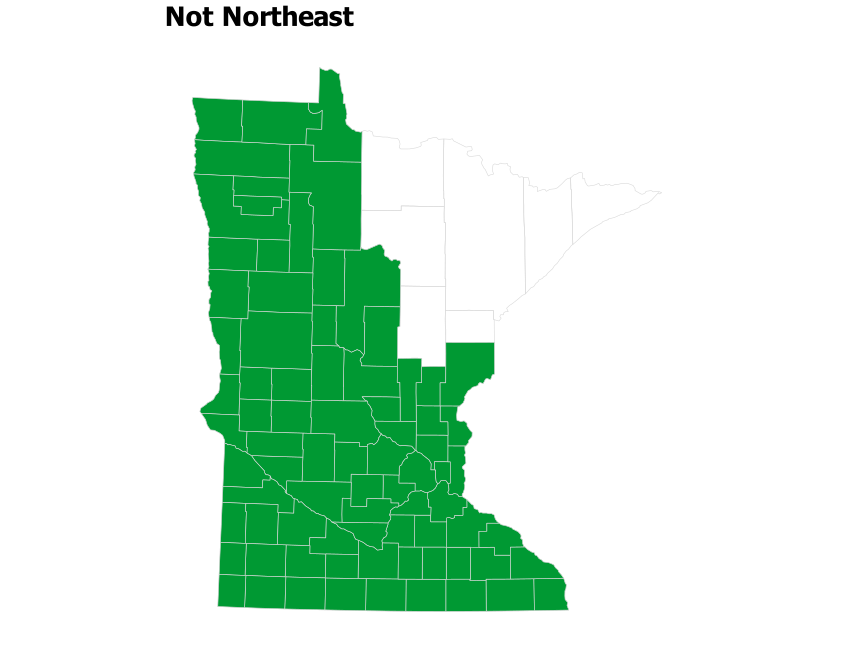

Reproduce this figure in R.
# library -----------------------------------------------------------------
library(tidyverse)
library(sf)
library(ggrepel)
library(scales)
library(ggiraph)
library(rmapshaper)
library(cowplot)
library(RColorBrewer)
library(extrafont)
library(lubridate)
library(systemfonts)
reset_font_cache()
library(ggtext)
library(readxl)
library(ggforce)


rm(list = ls())

theme_bar <- theme_bw() +
  theme(panel.grid.major = element_line(color = "grey70", size = 0.1),
        panel.grid.minor = element_blank(),
        axis.ticks = element_blank(),
        axis.text = element_text(face = "bold"),
        panel.border = element_blank(),
        legend.background = element_rect(fill = "transparent", color = "transparent"),
        legend.key = element_rect(fill = "transparent"),
        legend.key.size = unit(1, "lines"),
        legend.margin = margin(0,0,0,0),
        legend.title = element_blank(),
        legend.text = element_text(margin = margin(l = 2)),
        text = element_text(family = "Tahoma"),
        plot.title.position = "plot",
        plot.title = element_text(face = "bold"))

theme_line <- theme_bw() +
  theme(legend.background = element_rect(fill = "transparent", color = "transparent"),
        legend.key = element_rect(fill = "transparent"),
        legend.text = element_text(margin = margin(l = 2)),
        panel.grid.minor = element_blank(),
        panel.grid.major = element_line(color = "grey70", size = 0.1),
        axis.ticks = element_blank(),
        axis.text = element_text(face = "bold"),
        panel.border = element_blank(),
        legend.margin = margin(0,0,0,0),
        legend.key.size = unit(1, "lines"),
        text = element_text(family = "Tahoma"),
        plot.title.position = "plot",
        plot.title = element_text(face = "bold"))

theme_sf <- theme_bw() +
  theme(axis.text.x=element_blank(),
        axis.text.y=element_blank(),
        axis.ticks=element_blank(),
        panel.background = element_blank(),
        panel.grid.major = element_line(color = "white"),
        panel.border = element_blank(),
        plot.title = element_text(face = "bold"),
        legend.title = element_blank(),
        legend.text = element_text(margin = margin(l = 2)),
        legend.margin = margin(0,0,0,0),
        legend.key.size = unit(1, "lines"),
        text = element_text(family = "Tahoma"),
        plot.title.position = "plot")

regions <- read_csv("/Users/kellyasche/Library/CloudStorage/GoogleDrive-kasche@ruralmn.org/My Drive/Data Prep/R Projects/Join docs/county_regions.csv") %>%
  select(5,6) %>%
  unique() %>%
  mutate(edr = str_replace(edr, "  ", " "),
         planning.region = str_replace(planning.region, " Minnesota", ""),
         planning.region = fct_relevel(planning.region, "Northwest", "Northeast", "Central", "Seven County Mpls-St Paul", "Southwest", "Southeast"),
         edr = fct_relevel(edr, "EDR 1 - Northwest", "EDR 2 - Headwaters", "EDR 3 - Arrowhead", "EDR 4 - West Central", "EDR 5 - North Central", "EDR 6E- Southwest Central", "EDR 6W- Upper Minnesota Valley", "EDR 7E- East Central", "EDR 7W- Central", "EDR 8 - Southwest", "EDR 9 - South Central", "EDR 10 - Southeast", "EDR 11 - 7 County Twin Cities", "Minnesota"))

counties.regions <- read_csv("/Users/kellyasche/Library/CloudStorage/GoogleDrive-kasche@ruralmn.org/My Drive/Data Prep/R Projects/Join docs/county_regions.csv") %>%
  rename(mif = `MIF Region`) %>%
  mutate(countyfp = formatC(countyfp, width = 3, flag = "0"),
         Name = str_to_title(Name),
         Name = str_replace(Name, "Q", "q"),
         Name = str_replace(Name, "Of The", "of the"),
         Name = str_replace(Name, "Mcleod", "McLeod"),
         Dem_Desc = ifelse(Name == "Minnesota", "Minnesota", Dem_Desc),
         Dem_Desc = fct_relevel(Dem_Desc, "Entirely rural", "Town/rural mix", "Urban/town/rural mix", "Entirely urban"),
         edr = str_replace(edr, "  ", " "),
         planning.region = str_replace(planning.region, " Minnesota", ""),
         planning.region = fct_relevel(planning.region, "Northwest", "Northeast", "Central", "Seven County Mpls-St Paul", "Southwest", "Southeast"),
         edr = fct_relevel(edr, "EDR 1 - Northwest", "EDR 2 - Headwaters", "EDR 3 - Arrowhead", "EDR 4 - West Central", "EDR 5 - North Central", "EDR 6E- Southwest Central", "EDR 6W- Upper Minnesota Valley", "EDR 7E- East Central", "EDR 7W- Central", "EDR 8 - Southwest", "EDR 9 - South Central", "EDR 10 - Southeast", "EDR 11 - 7 County Twin Cities", "Minnesota"),
         mif = ifelse(is.na(mif), "TC", mif),
         mif = as.factor(mif),
         mif = fct_relevel(mif, "NW", "NE", "WC", "EC", "SW", "SE", "TC"))
color.ruca <- c("Entirely rural" = "#009933", "Town/rural mix" = "#99CC33", "Urban/town/rural mix" = "#CC9966", "Entirely urban" = "#754C29")

color.pr <- c("Northwest" = "#4575b4","Northeast" = "grey", "Central" = "#fee090", "Seven County Mpls-St Paul" = "#d73027", "Southwest" = "#91bfdb", "Southeast" = "#fc8d59")

color.edr <- c("EDR 1 - Northwest" = "#b3cde3", "EDR 2 - Headwaters" = "#8c96c6", "EDR 3 - Arrowhead" = "#fe9929", "EDR 4 - West Central" = "#8856a7", "EDR 5 - North Central" = "#810f7c", "EDR 6E- Southwest Central" = "#e5f5f9", "EDR 6W- Upper Minnesota Valley" = "#bdc9e1", "EDR 7E- East Central" = "#99d8c9", "EDR 7W- Central" = "#2ca25f", "EDR 8 - Southwest" = "#74a9cf", "EDR 9 - South Central" = "#0570b0", "EDR 10 - Southeast" = "#d7301f", "EDR 11 - 7 County Twin Cities" = "#d8b365")

color.edr.simple <- c("EDR 1" = "#b3cde3", "EDR 2" = "#8c96c6", "EDR 3" = "#fe9929", "EDR 4" = "#8856a7", "EDR 5" = "#810f7c", "EDR 6E" = "#e5f5f9", "EDR 6W" = "#bdc9e1", "EDR 7E" = "#99d8c9", "EDR 7W" = "#2ca25f", "EDR 8" = "#74a9cf", "EDR 9" = "#0570b0", "EDR 10" = "#d7301f", "EDR 11" = "#d8b365", "Minnesota" = "black")

color.pr.edr <- c ("Northwest" = "#4575b4","Northeast" = "#e0f3f8", "Central" = "#fee090", "Seven County Mpls-St Paul" = "#d73027", "Southwest" = "#91bfdb", "Southeast" = "#fc8d59", "Minnesota" = "black", "EDR 1 - Northwest" = "#b3cde3", "EDR 2 - Headwaters" = "#8c96c6", "EDR 3 - Arrowhead" = "#fe9929", "EDR 4 - West Central" = "#8856a7", "EDR 5 - North Central" = "#810f7c", "EDR 6E- Southwest Central" = "#e5f5f9", "EDR 6W- Upper Minnesota Valley" = "#bdc9e1", "EDR 7E- East Central" = "#99d8c9", "EDR 7W- Central" = "#2ca25f", "EDR 8 - Southwest" = "#74a9cf", "EDR 9 - South Central" = "#0570b0", "EDR 10 - Southeast" = "#d7301f", "EDR 11 - 7 County Twin Cities" = "#d8b365")

color.six <- c("#009933", "#4575b4", "grey", "#fee090", "#fc8d59", "#d73027")

mn_counties <- st_read("/Users/kellyasche/Library/CloudStorage/GoogleDrive-kasche@ruralmn.org/My Drive/Data Prep/R Projects/Shapefiles/County shapefiles/MNCounties_MNDOT.shp", quiet = TRUE) %>%
  ms_simplify(keep = .01, keep_shapes = TRUE) %>%
  rename(countyfp = FIPS_CODE)

counties.regions.1 <- counties.regions %>%
  mutate(statefp = "27",
         project.pr = ifelse(edr %in% c("EDR 1 - Northwest", "EDR 2 - Headwaters", "EDR 4 - West Central"), "Northwest",
                             ifelse(edr == "EDR 3 - Arrowhead", "Northeast",
                                    ifelse(edr %in% c("EDR 5 - North Central", "EDR 7E- East Central", "EDR 7W- Central"), "Central",
                                           ifelse(edr %in% c("EDR 6E- Southwest Central", "EDR 6W- Upper Minnesota Valley", "EDR 8 - Southwest"), "Southwest",
                                                  ifelse(edr %in% c("EDR 9 - South Central", "EDR 10 - Southeast"), "Southern", as.character(planning.region)))))),
         project.pr = fct_relevel(project.pr, "Northwest", "Northeast", "Central", "Seven County Mpls-St Paul", "Southwest", "Southern"))

color.project.pr <- c("Northwest" = "#4575b4","Northeast" = "grey", "Central" = "#fee090", "Seven County Mpls-St Paul" = "#d73027", "Southwest" = "#91bfdb", "Southern" = "#fc8d59")


# Prep data ---------------------------------------------------------------

regions <- counties.regions.1 %>%
  filter(Name != "Minnesota") %>%
  left_join(mn_counties[,c(5,7)], by = "countyfp")

# Create map --------------------------------------------------------------

names(regions)

ggplot(regions) +
  geom_sf(color = "grey85", fill = "transparent", aes(geometry = geometry)) +
  geom_sf(data = filter(regions, project.pr != "Northeast"), color = "grey85", aes(geometry = geometry, fill = project.pr)) +
  scale_fill_manual(values = c("#009933", "#009933", "#009933", "#009933", "#009933"))+
  theme_sf+
  labs(title= "Not Northeast") +
  theme(legend.position = "none",
        text = element_text(size = 16))

ggsave(filename = "Charts/Presentations/not-northeast-project-region-map.pdf", device = cairo_pdf, dpi = "print", width = 8.5, height = 6.5)
